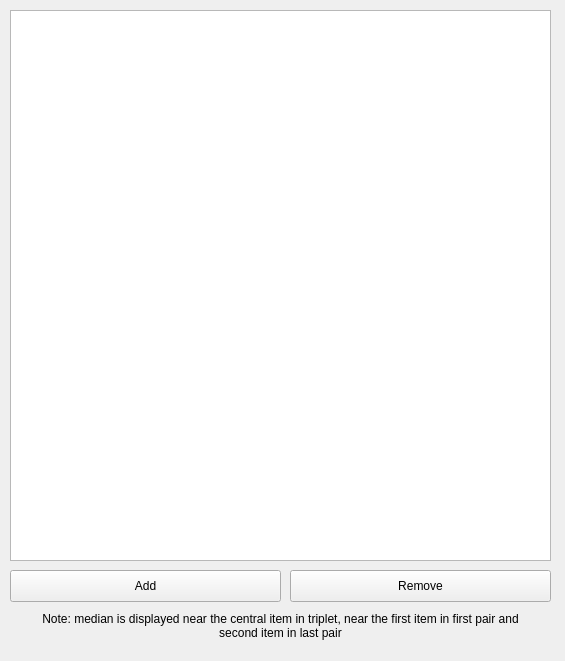
<?xml version="1.0" encoding="UTF-8"?>
<ui version="4.0">
 <class>MainWindow</class>
 <widget class="QMainWindow" name="MainWindow">
  <property name="geometry">
   <rect>
    <x>0</x>
    <y>0</y>
    <width>565</width>
    <height>661</height>
   </rect>
  </property>
  <property name="windowTitle">
   <string>Medians of array</string>
  </property>
  <widget class="QWidget" name="centralwidget">
   <widget class="QLabel" name="label">
    <property name="geometry">
     <rect>
      <x>30</x>
      <y>610</y>
      <width>501</width>
      <height>31</height>
     </rect>
    </property>
    <property name="font">
     <font>
      <fontweight>DemiBold</fontweight>
     </font>
    </property>
    <property name="text">
     <string>Note: median is displayed near the central item in triplet, near the first item in first pair and second item in last pair</string>
    </property>
    <property name="scaledContents">
     <bool>true</bool>
    </property>
    <property name="alignment">
     <set>Qt::AlignCenter</set>
    </property>
    <property name="wordWrap">
     <bool>true</bool>
    </property>
   </widget>
   <widget class="QPushButton" name="addBtn">
    <property name="geometry">
     <rect>
      <x>10</x>
      <y>570</y>
      <width>271</width>
      <height>32</height>
     </rect>
    </property>
    <property name="text">
     <string>Add</string>
    </property>
   </widget>
   <widget class="QPushButton" name="removeBtn">
    <property name="geometry">
     <rect>
      <x>290</x>
      <y>570</y>
      <width>261</width>
      <height>32</height>
     </rect>
    </property>
    <property name="text">
     <string>Remove</string>
    </property>
   </widget>
   <widget class="QTableWidget" name="table">
    <property name="geometry">
     <rect>
      <x>10</x>
      <y>10</y>
      <width>541</width>
      <height>551</height>
     </rect>
    </property>
   </widget>
  </widget>
 </widget>
 <resources/>
 <connections/>
</ui>
